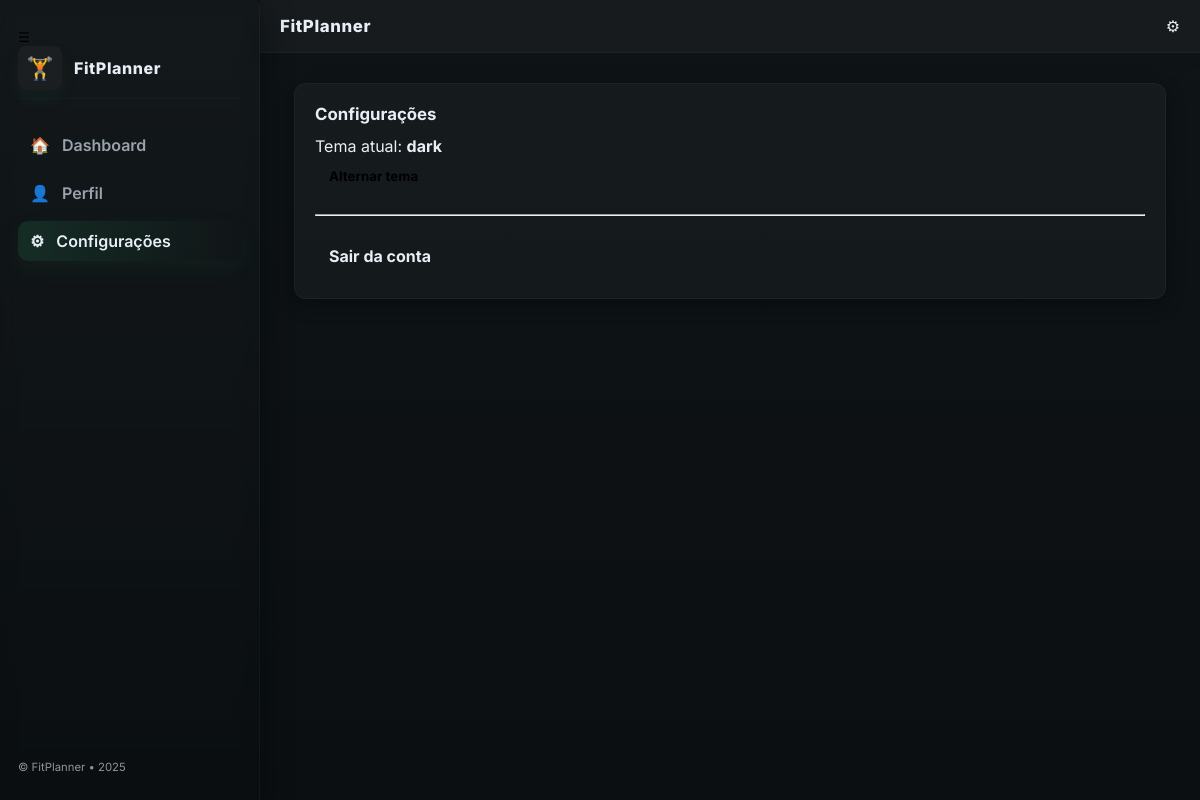
Page /configuracoes (signed in) on the earlier database version.
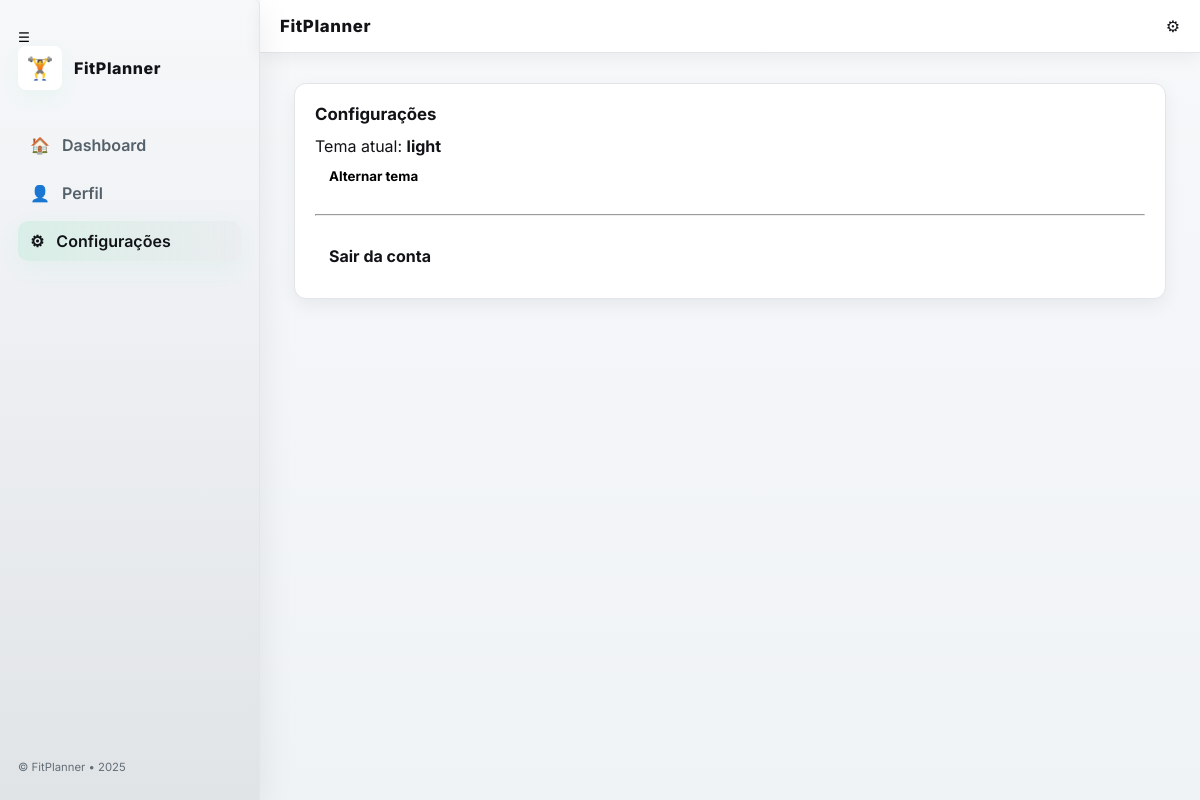
Same page on the later database version.
### app.py (models this page shows)
class User(db.Model, UserMixin):
    id = db.Column(db.Integer, primary_key=True)
    nome = db.Column(db.String(100))
    email = db.Column(db.String(120), unique=True, nullable=False)
    senha = db.Column(db.String(200), nullable=False)
    foto = db.Column(db.String(200), default=None)        # nome do arquivo salvo
    theme = db.Column(db.String(20), default="light")     # 'light' ou 'dark'

### app.py (the view)
@app.route("/configuracoes")
@login_required
def configuracoes():
    return render_template("config.html")

### app.py (called while the page is built)
@login_manager.user_loader
def load_user(user_id):
    return User.query.get(int(user_id))

### templates/config.html (shortened to what this page needs)
{% extends "base.html" %}
{% block content %}
<section class="card">
  <h3>Configurações</h3>
  <p>Tema atual: <strong>{{ current_user.theme }}</strong></p>
  <button id="btnToggleTheme" class="btn">Alternar tema</button>
  <hr style="margin:18px 0;">
  <a class="btn sair" href="{{ url_for('logout') }}">Sair da conta</a>
</section>
{% endblock %}

### templates/base.html (shortened to what this page needs)
<!doctype html>
<html lang="pt-BR" data-theme="{{ current_user.theme if current_user.is_authenticated else (request.cookies.get('theme') or 'dark') }}">
<head>
  <link rel="stylesheet" href="{{ url_for('static', filename='css/style.css') }}">
</head>
<body class="{% if request.endpoint == 'index' %}index-page{% endif %}">
  {% if request.endpoint in ['dashboard', 'perfil', 'configuracoes'] %}
  <aside class="sidebar" id="sidebar">
      <div class="sidebar-top">
          <button id="sidebarToggle" class="icon-btn" aria-label="Toggle sidebar">☰</button>
          <div class="logo-area">
              <div class="logo-icon">🏋️</div>
              <div class="logo-text">FitPlanner</div>
          </div>
      </div>
      <nav class="sidebar-nav">
          <a class="sidebar-link {% if request.endpoint == 'dashboard' %}active{% endif %}" href="{{ url_for('dashboard') }}">🏠 <span class="label">Dashboard</span></a>
          <a class="sidebar-link {% if request.endpoint == 'perfil' %}active{% endif %}" href="{{ url_for('perfil') }}">👤 <span class="label">Perfil</span></a>
          <a class="sidebar-link {% if request.endpoint == 'configuracoes' %}active{% endif %}" href="{{ url_for('configuracoes') }}">⚙ <span class="label">Configurações</span></a>
      </nav>
      <div class="sidebar-footer">
          <small>© FitPlanner • 2025</small>
      </div>
  </aside>
  {% endif %}
  <header class="topbar {% if request.endpoint not in ['dashboard','perfil','configuracoes'] %}no-sidebar{% endif %}">
    <div class="container">
      <h1>FitPlanner</h1>
      <div class="config-icon" id="configIcon">⚙</div>
    </div>
  </header>
  <main class="main-content {% if request.endpoint not in ['dashboard','perfil','configuracoes'] %}no-sidebar{% endif %}">
    {% block content %}{% endblock %}
  </main>
</body>
</html>

### static/css/base.css (style rules this page uses)
:root { --bg: #0f1416; --bg-2: #0b0f11; --bg-card: rgba(255,255,255,0.03); --glass: rgba(255,255,255,0.02); --text: #e8eef6; --text-dim: #9aa3ad; --muted: #8a96a0; --accent: #35d487; --accent-2: #24b57a; --accent-contrast: #041014; --border: rgba(255,255,255,0.04); --shadow-soft: 0 6px 18px rgba(2,8,14,0.45); --shadow-strong: 0 10px 30px rgba(2,8,14,0.6); --glass-blur: 8px; --sidebar-width: 260px; --sidebar-collapsed: 80px; --radius: 12px; }
:root[data-theme="light"] { --bg: #f6f8fa; --bg-2: #f0f3f6; --bg-card: #ffffff; --glass: rgba(0,0,0,0.02); --text: #111317; --text-dim: #54606a; --muted: #6b7680; --accent: #2aa76b; --accent-2: #0ea05b; --accent-contrast: #ffffff; --border: #e2e6ea; --shadow-soft: 0 6px 18px rgba(12,15,20,0.06); --shadow-strong: 0 12px 36px rgba(12,15,20,0.08); --glass-blur: 0px; }
* { margin:0; padding:0; box-sizing:border-box; font-family:"Inter", system-ui, -apple-system, "Segoe UI", Roboto, "Helvetica Neue", Arial; -webkit-font-smoothing:antialiased; -moz-osx-font-smoothing:grayscale; }
html,body { height:100%; }
body { background: linear-gradient(180deg, var(--bg), var(--bg-2)); color: var(--text); min-height:100vh; display:flex; flex-direction:column; transition: background .25s ease, color .25s ease; }
a { color:inherit; text-decoration:none; }
button { font-family:inherit; cursor:pointer; border:0; background:transparent; }
body::after { content:""; display:block; height:40px; }

### static/css/layout.css (style rules this page uses)
.sidebar { width: var(--sidebar-width); height:100vh; position:fixed; left:0; top:0; padding:26px 18px; display:flex; flex-direction:column; gap:18px; background: linear-gradient(180deg, rgba(255,255,255,0.02), rgba(0,0,0,0.06)); border-right:1px solid var(--border); box-shadow: var(--shadow-strong); backdrop-filter: blur(var(--glass-blur)); z-index:50; transition: width .28s cubic-bezier(.2,.9,.2,1), transform .22s ease; color: var(--text); border-top-right-radius: 6px; }
.logo-area { display:flex; align-items:center; gap:12px; padding-bottom:8px; border-bottom:1px solid rgba(255,255,255,0.02); }
.logo-icon { width:44px; height:44px; display:flex; align-items:center; justify-content:center; font-size:22px; border-radius:8px; background: var(--bg-card); color:var(--accent); box-shadow: 0 8px 20px rgba(53,212,135,0.05); }
.logo-text { font-weight:800; font-size:1rem; letter-spacing:0.6px; color:var(--text); }
.sidebar-nav { display:flex; flex-direction:column; gap:8px; margin-top:8px; }
.sidebar-link { display:flex; align-items:center; gap:12px; padding:10px 12px; border-radius:10px; color:var(--text-dim); background:transparent; transition: all .15s ease; font-weight:600; }
.sidebar-link.active { background: linear-gradient(90deg, rgba(53,212,135,0.12), rgba(0,0,0,0.02)); color:var(--text); box-shadow: 0 8px 26px rgba(53,212,135,0.06); }
.sidebar-footer { margin-top:auto; font-size:0.85rem; color:var(--text-dim); opacity:0.9; }
.topbar { background: var(--bg-card); padding: 16px 0; border-bottom:1px solid var(--border); margin-left: var(--sidebar-width); transition: margin-left .28s cubic-bezier(.2,.9,.2,1); z-index:30; box-shadow: 0 4px 18px rgba(0,0,0,0.06); }
.topbar .container { max-width:1200px; margin:0 auto; padding:0 20px; display:flex; align-items:center; justify-content:space-between; }
.topbar h1 { font-size:1.05rem; font-weight:800; color:var(--text); letter-spacing:0.6px; }
.main-content { flex:1; padding:30px 34px; margin-left: calc(var(--sidebar-width) + 0px); transition: margin-left .28s cubic-bezier(.2,.9,.2,1), padding .18s; min-height: calc(100vh - 72px); box-sizing:border-box; }

### static/css/components.css (style rules this page uses)
.card { background: var(--bg-card); border: 1px solid var(--border); padding: 20px; border-radius: var(--radius); box-shadow: var(--shadow-soft); color: var(--text); transition: transform .12s ease, box-shadow .12s; }
.card h3 { margin:0 0 12px; font-size:1.05rem; }
.btn { padding:12px 14px; border-radius:10px; font-weight:700; transition: transform .12s, box-shadow .12s; display:inline-flex; align-items:center; justify-content:center; gap:8px; border: none; }

Differences in the rows shown:
changed User: theme "dark" → "light"
